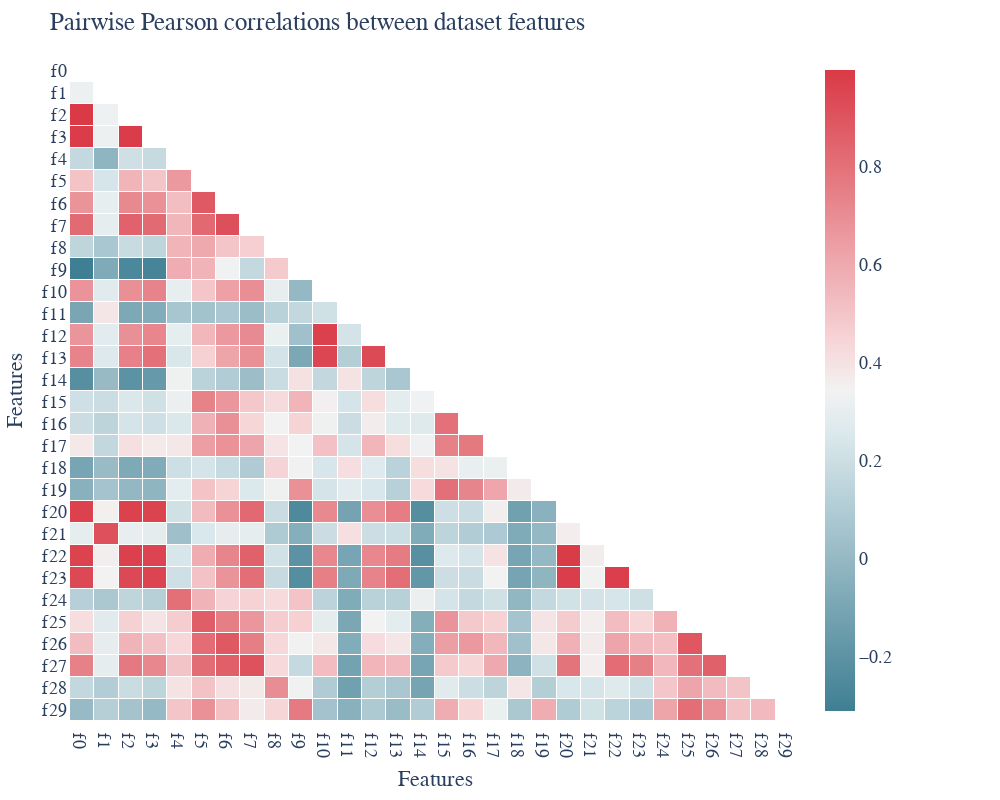

This figure's notebook cell:
### Code cell
# Plot Pearson correlation matrix of feature pairs with plotly

# Define colorscale
sns_colorscale = [[0.0, '#3f7f93'], #cmap = sns.diverging_palette(220, 10, as_cmap = True)
 [0.071, '#5890a1'],
 [0.143, '#72a1b0'],
 [0.214, '#8cb3bf'],
 [0.286, '#a7c5cf'],
 [0.357, '#c0d6dd'],
 [0.429, '#dae8ec'],
 [0.5, '#f2f2f2'],
 [0.571, '#f7d7d9'],
 [0.643, '#f2bcc0'],
 [0.714, '#eda3a9'],
 [0.786, '#e8888f'],
 [0.857, '#e36e76'],
 [0.929, '#de535e'],
 [1.0, '#d93a46']]

# Mask upper triangular part
mask = np.zeros_like(corr, dtype = np.bool)
mask[np.triu_indices_from(mask)] = True
corr_mask=corr.mask(mask)

# Defining data
trace = go.Heatmap(
    z=corr_mask,
    x=corr_mask.columns,
    y=corr_mask.columns,
    xgap=1, ygap=1,
    colorscale=sns_colorscale,
    colorbar_thickness=30,
    colorbar_ticklen=3,
    #zmid=0
)

data = [trace]
# defining layout
layout = go.Layout(
    title='Pairwise Pearson correlations between dataset features',
    xaxis=dict(title='Features'),
    yaxis=dict(title='Features'),
    font=dict(family='Arial', size=18),
    margin=dict(b=60, l=70, r=200, t=60, pad=2, autoexpand=True),
    width=1000,
    height=800,
    xaxis_showgrid=False,
    yaxis_showgrid=False,
    yaxis_autorange='reversed',
    plot_bgcolor='white'
)
# defining figure and plotting
fig = go.Figure(data=data, layout=layout)
fig.show()

### Figure 1 — Plotly figure (JSON) as saved in the notebook; plotly's stock layout.template omitted (floating-point values rounded to 4 significant figures; data arrays with more than 128 entries replaced by an {"elided": "..."} marker saying what was removed)
{"data": [{"colorbar": {"thickness": 30, "ticklen": 3}, "colorscale": [[0, "#3f7f93"], [0.071, "#5890a1"], [0.143, "#72a1b0"], [0.214, "#8cb3bf"], [0.286, "#a7c5cf"], [0.357, "#c0d6dd"], [0.429, "#dae8ec"], [0.5, "#f2f2f2"], [0.571, "#f7d7d9"], [0.643, "#f2bcc0"], [0.714, "#eda3a9"], [0.786, "#e8888f"], [0.857, "#e36e76"], [0.929, "#de535e"], [1, "#d93a46"]], "type": "heatmap", "x": ["f0", "f1", "f2", "f3", "f4", "f5", "f6", "f7", "f8", "f9", "f10", "f11", "f12", "f13", "f14", "f15", "f16", "f17", "f18", "f19", "f20", "f21", "f22", "f23", "f24", "f25", "f26", "f27", "f28", "f29"], "xgap": 1, "y": ["f0", "f1", "f2", "f3", "f4", "f5", "f6", "f7", "f8", "f9", "f10", "f11", "f12", "f13", "f14", "f15", "f16", "f17", "f18", "f19", "f20", "f21", "f22", "f23", "f24", "f25", "f26", "f27", "f28", "f29"], "ygap": 1, "z": {"elided": "30x30 float values"}}], "layout": {"font": {"family": "Arial", "size": 18}, "height": 800, "margin": {"autoexpand": true, "b": 60, "l": 70, "pad": 2, "r": 200, "t": 60}, "plot_bgcolor": "white", "title": {"text": "Pairwise Pearson correlations between dataset features"}, "width": 1000, "xaxis": {"showgrid": false, "title": {"text": "Features"}}, "yaxis": {"autorange": "reversed", "showgrid": false, "title": {"text": "Features"}}}}
